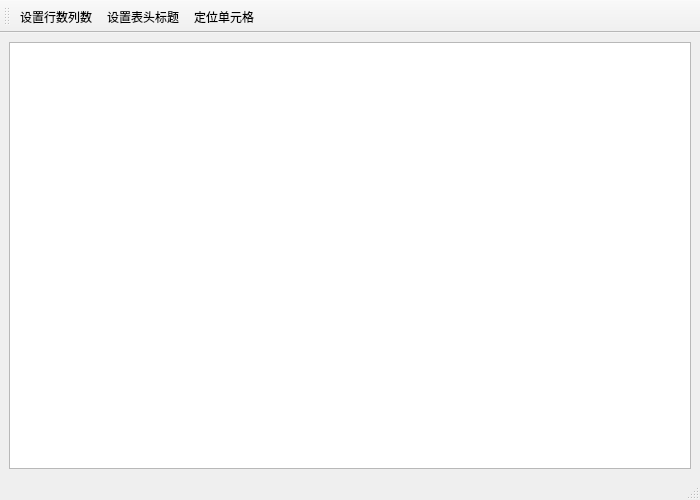
<?xml version="1.0" encoding="UTF-8"?>
<ui version="4.0">
 <class>MainWindow</class>
 <widget class="QMainWindow" name="MainWindow">
  <property name="geometry">
   <rect>
    <x>0</x>
    <y>0</y>
    <width>700</width>
    <height>500</height>
   </rect>
  </property>
  <property name="windowTitle">
   <string>MainWindow</string>
  </property>
  <widget class="QWidget" name="centralwidget">
   <layout class="QVBoxLayout" name="verticalLayout">
    <item>
     <widget class="QTableView" name="tableView"/>
    </item>
   </layout>
  </widget>
  <widget class="QStatusBar" name="statusbar"/>
  <widget class="QToolBar" name="toolBar">
   <property name="windowTitle">
    <string>toolBar</string>
   </property>
   <attribute name="toolBarArea">
    <enum>TopToolBarArea</enum>
   </attribute>
   <attribute name="toolBarBreak">
    <bool>false</bool>
   </attribute>
   <addaction name="actSetRowColumn"/>
   <addaction name="actSetHeader"/>
   <addaction name="actLocateCell"/>
  </widget>
  <action name="actSetRowColumn">
   <property name="text">
    <string>设置行数列数</string>
   </property>
   <property name="toolTip">
    <string>设置表格行数和列数</string>
   </property>
  </action>
  <action name="actSetHeader">
   <property name="text">
    <string>设置表头标题</string>
   </property>
   <property name="toolTip">
    <string>设置表头标题</string>
   </property>
  </action>
  <action name="actLocateCell">
   <property name="text">
    <string>定位单元格</string>
   </property>
   <property name="toolTip">
    <string>定位单元格</string>
   </property>
  </action>
  <action name="actExit">
   <property name="text">
    <string>退出</string>
   </property>
   <property name="toolTip">
    <string>退出</string>
   </property>
  </action>
 </widget>
 <resources/>
 <connections/>
</ui>
